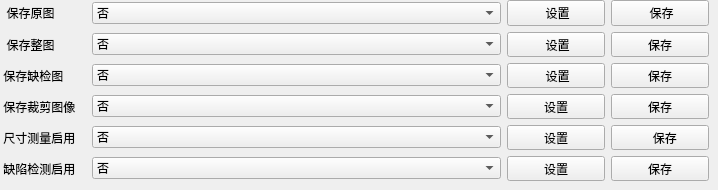
       <widget class="QWidget" name="CustomizeParam">
        <attribute name="title">
         <string notr="true">自定义参数</string>
        </attribute>
        <widget class="QWidget" name="layoutWidget">
         <property name="geometry">
          <rect>
           <x>0</x>
           <y>0</y>
           <width>709</width>
           <height>181</height>
          </rect>
         </property>
         <layout class="QGridLayout" name="gridLayout_2">
          <item row="0" column="0">
           <widget class="QLabel" name="SaveOriginImageLB">
            <property name="text">
             <string>  保存原图</string>
            </property>
           </widget>
          </item>
          <item row="0" column="1">
           <widget class="QComboBox" name="SaveOriginImageCB">
            <property name="minimumSize">
             <size>
              <width>409</width>
              <height>0</height>
             </size>
            </property>
            <item>
             <property name="text">
              <string>否</string>
             </property>
            </item>
            <item>
             <property name="text">
              <string>是</string>
             </property>
            </item>
           </widget>
          </item>
          <item row="0" column="2">
           <widget class="QPushButton" name="SaveOriginImageSetBT">
            <property name="minimumSize">
             <size>
              <width>98</width>
              <height>0</height>
             </size>
            </property>
            <property name="text">
             <string> 设置</string>
            </property>
           </widget>
          </item>
          <item row="0" column="3">
           <widget class="QPushButton" name="SaveOriginImageSaveBT">
            <property name="minimumSize">
             <size>
              <width>98</width>
              <height>0</height>
             </size>
            </property>
            <property name="text">
             <string> 保存</string>
            </property>
           </widget>
          </item>
          <item row="1" column="0">
           <widget class="QLabel" name="SaveEntireImageLB">
            <property name="text">
             <string>  保存整图</string>
            </property>
           </widget>
          </item>
          <item row="1" column="1">
           <widget class="QComboBox" name="SaveEntireImageCB">
            <property name="minimumSize">
             <size>
              <width>409</width>
              <height>0</height>
             </size>
            </property>
            <item>
             <property name="text">
              <string>否</string>
             </property>
            </item>
            <item>
             <property name="text">
              <string>是</string>
             </property>
            </item>
           </widget>
          </item>
          <item row="1" column="2">
           <widget class="QPushButton" name="SaveEntireImageSetBT">
            <property name="text">
             <string> 设置</string>
            </property>
           </widget>
          </item>
          <item row="1" column="3">
           <widget class="QPushButton" name="SaveEntireImageSaveBT">
            <property name="text">
             <string>保存</string>
            </property>
           </widget>
          </item>
          <item row="2" column="0">
           <widget class="QLabel" name="SaveFlawImageLB">
            <property name="text">
             <string> 保存缺检图</string>
            </property>
           </widget>
          </item>
          <item row="2" column="1">
           <widget class="QComboBox" name="SaveFlawImageCB">
            <property name="minimumSize">
             <size>
              <width>409</width>
              <height>0</height>
             </size>
            </property>
            <item>
             <property name="text">
              <string>否</string>
             </property>
            </item>
            <item>
             <property name="text">
              <string>是</string>
             </property>
            </item>
           </widget>
          </item>
          <item row="2" column="2">
           <widget class="QPushButton" name="SaveFlawImageSetBT">
            <property name="text">
             <string> 设置</string>
            </property>
           </widget>
          </item>
          <item row="2" column="3">
           <widget class="QPushButton" name="SaveFlawImageSaveBT">
            <property name="text">
             <string>保存</string>
            </property>
           </widget>
          </item>
          <item row="3" column="0">
           <widget class="QLabel" name="SaveCropImageLB">
            <property name="text">
             <string> 保存裁剪图像</string>
            </property>
           </widget>
          </item>
          <item row="3" column="1">
           <widget class="QComboBox" name="SaveCropImageCB">
            <property name="minimumSize">
             <size>
              <width>409</width>
              <height>0</height>
             </size>
            </property>
            <item>
             <property name="text">
              <string>否</string>
             </property>
            </item>
            <item>
             <property name="text">
              <string>是</string>
             </property>
            </item>
           </widget>
          </item>
          <item row="3" column="2">
           <widget class="QPushButton" name="SaveCropImageSetBT">
            <property name="text">
             <string>设置</string>
            </property>
           </widget>
          </item>
          <item row="3" column="3">
           <widget class="QPushButton" name="SaveCropImageSaveBT">
            <property name="text">
             <string>保存</string>
            </property>
           </widget>
          </item>
          <item row="4" column="0">
           <widget class="QLabel" name="XYLengthEnableLB">
            <property name="text">
             <string> 尺寸测量启用</string>
            </property>
           </widget>
          </item>
          <item row="4" column="1">
           <widget class="QComboBox" name="XYLengthEnableCB">
            <property name="minimumSize">
             <size>
              <width>409</width>
              <height>0</height>
             </size>
            </property>
            <item>
             <property name="text">
              <string>否</string>
             </property>
            </item>
            <item>
             <property name="text">
              <string>是</string>
             </property>
            </item>
           </widget>
          </item>
          <item row="4" column="2">
           <widget class="QPushButton" name="XYLengthEnableSetBT">
            <property name="text">
             <string>设置</string>
            </property>
           </widget>
          </item>
          <item row="4" column="3">
           <widget class="QPushButton" name="XYLengthEnableSaveBT">
            <property name="text">
             <string>   保存</string>
            </property>
           </widget>
          </item>
          <item row="5" column="0">
           <widget class="QLabel" name="FlawDefectEnableLB">
            <property name="text">
             <string> 缺陷检测启用</string>
            </property>
           </widget>
          </item>
          <item row="5" column="1">
           <widget class="QComboBox" name="FlawDefectEnableCB">
            <property name="minimumSize">
             <size>
              <width>409</width>
              <height>0</height>
             </size>
            </property>
            <item>
             <property name="text">
              <string>否</string>
             </property>
            </item>
            <item>
             <property name="text">
              <string>是</string>
             </property>
            </item>
           </widget>
          </item>
          <item row="5" column="2">
           <widget class="QPushButton" name="FlawDefectEnableSetBT">
            <property name="text">
             <string>设置</string>
            </property>
           </widget>
          </item>
          <item row="5" column="3">
           <widget class="QPushButton" name="FlawDefectEnableSaveBT">
            <property name="text">
             <string>保存</string>
            </property>
           </widget>
          </item>
         </layout>
        </widget>
       </widget>
